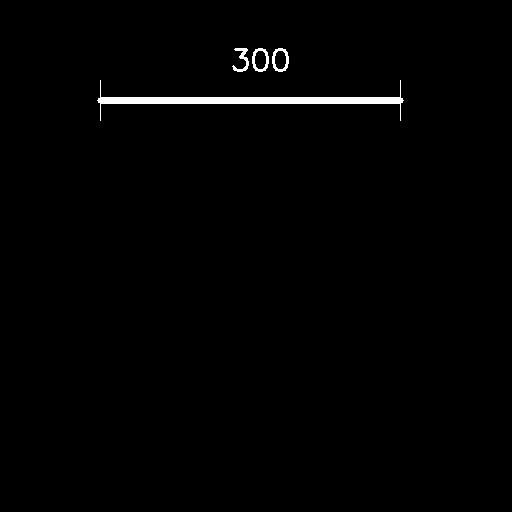
#> input picture test_image_with_dimensions.png, 512 x 512 px
$ python associate_text_and_shapes.py
#> lines starting #> are read from the running program, lines starting #| are printed output that depends on the picture; after the words box and inside, x2 and y2 are one past the last pixel; in counts of white or black regions, pixels touching at a corner belong together
import cv2
import pytesseract
import numpy as np

# Read the image
img = cv2.imread('test_image_with_dimensions.png')
#> img is the input picture: shape (512, 512, 3); 1% white; 4 white regions, box (x1, y1, x2, y2) and area: (97, 80, 404, 121) 2197, (252, 48, 269, 72) 170, (272, 48, 289, 72) 170, (232, 48, 249, 72) 158
gray = cv2.cvtColor(img, cv2.COLOR_BGR2GRAY)
edges = cv2.Canny(gray, 50, 150, apertureSize=3)
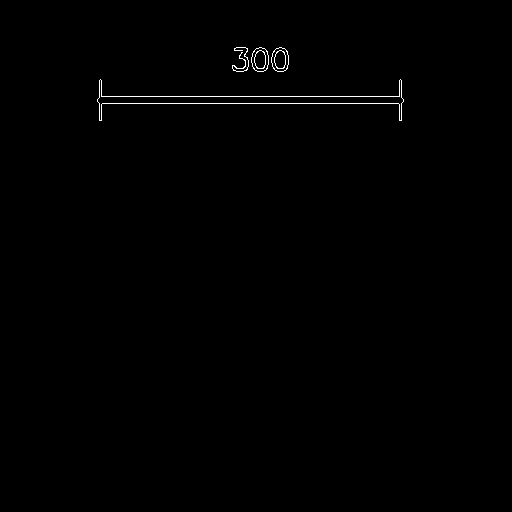
#> edges: shape (512, 512); 0.42% white in thin lines or dots, all inside (x1, y1, x2, y2) = (97, 47, 404, 121)

# Detect lines
lines = cv2.HoughLines(edges, 1, np.pi / 180, 100)
#> lines = [[96, 1.57], [103, 1.57]]

# Get text and bounding boxes
#> (the run stopped early here; a loop or call above may not have finished)
